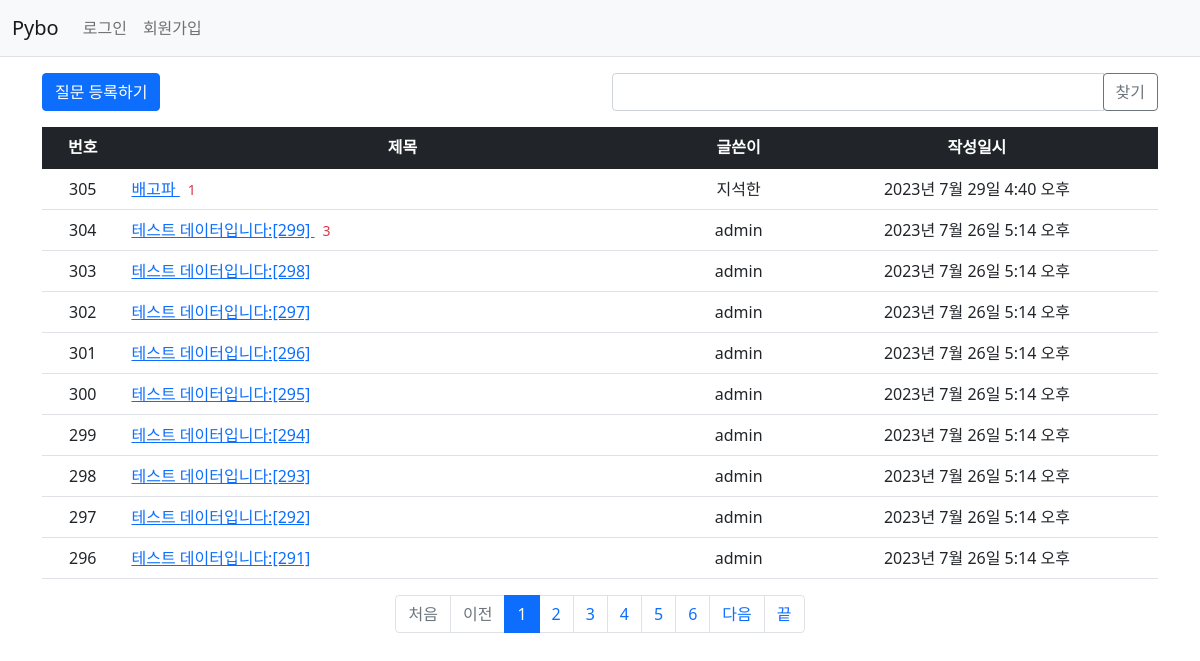
Screenshot of /pybo/ with the database file from the repository.
### pybo/models.py (models this page shows, shortened)
class Question(models.Model):
    author = models.ForeignKey(User, on_delete=models.CASCADE, related_name='author_question')
    modify_date = models.DateTimeField(null=True, blank=True)
    subject = models.CharField(max_length=200)
    content = models.TextField()
    create_date = models.DateTimeField()
    voter = models.ManyToManyField(User, related_name='voter_question')    # 추천인 추가

### pybo/views/base_views.py (the view, shortened to what this page needs)
# urls.py: path('', base_views.index, name='index'),    # '/'에 해당되는 path
def index(request):
    page = request.GET.get('page', '1')     # 페이지
    kw = request.GET.get('kw', '')  # 검색어
    question_list = Question.objects.order_by('-create_date')
    paginator = Paginator(question_list, 10)    # 페이지당 10개씩 보여주기
    page_obj = paginator.get_page(page)
    context = {'question_list': page_obj, 'page': page, 'kw': kw}
    return render(request, 'pybo/question_list.html', context)

### pybo/templatetags/pybo_filter.py (called while the page is built)
@register.filter
def sub(value, arg):
    return value - arg

### templates/pybo/question_list.html (shortened to what this page needs)
{% extends 'base.html' %} {% load pybo_filter %} {% block content %}
<div class="container my-3">
  <div class="row my-3">
    <div class="col-6">
      <a href="{% url 'pybo:question_create' %}" class="btn btn-primary"
        >질문 등록하기</a
      >
    </div>
    <div class="col-6">
      <div class="input-group">
        <input
          type="text"
          id="search_kw"
          class="form-control"
          value="{{ kw|default_if_none:'' }}"
        />
        <div class="input-group-append">
          <button
            class="btn btn-outline-secondary"
            type="button"
            id="btn_search"
          >
            찾기
          </button>
        </div>
      </div>
    </div>
  </div>
  <table class="table">
    <thread>
      <tr class="text-center table-dark">
        <th>번호</th>
        <th style="width: 50%">제목</th>
        <th>글쓴이</th>
        <th>작성일시</th>
      </tr>
    </thread>
    <tbody>
      {% if question_list %} {% for question in question_list %}
      <tr class="text-center">
        <td>
          {{ question_list.paginator.count|sub:question_list.start_index|sub:forloop.counter0|add:1 }}
        </td>
        <td class="text-start">
          <a href="{% url 'pybo:detail' question.id %}">
            {{ question.subject }}
          </a>
          {% if question.answer_set.count > 0 %}
          <span class="text-danger small mx-2"
            >{{ question.answer_set.count }}</span
          >
          {% endif %}
        </td>
        <td>{{question.author.username}}</td>
        <td>{{ question.create_date }}</td>
      </tr>
      {% endfor %} {% else %}
      <tr>
        <td colspan="4">질문이 없습니다.</td>
      </tr>
      {% endif %}
    </tbody>
  </table>
  <ul class="pagination justify-content-center">
    {% if question_list.has_previous %}
    <li class="page-item">
      <a class="page-link" href="?page=1">처음</a>
    </li>
    <li class="page-item">
      <a
        class="page-link"
        data-page="{{ question_list.previous_page_number }}"
        href="javascript:void(0)"
        >이전</a
      >
    </li>
    {% else %}
    <li class="page-item disabled">
      <a class="page-link" tabindex="-1" aria-disabled="true" href="#">처음</a>
    </li>
    <li class="page-item disabled">
      <a class="page-link" tabindex="-1" aria-disabled="true" href="#">이전</a>
    </li>
    {% endif %}
    {% for page_number in question_list.paginator.page_range %}
    {% if page_number >= question_list.number|add:-5 and page_number <= question_list.number|add:5 %}
    {% if page_number == question_list.number %}
    <li class="page-item active" aria-current="page">
      <a class="page-link" data-page="{{ page_number }}" href="?page={{ page_number }}">{{ page_number }}</a>
    </li>
    {% else %}
    <li class="page-item">
      <a
        class="page-link"
        data-page="{{ page_number }}"
        href="javascript:void(0)"
        >{{ page_number }}</a
      >
      {% endif %}
      {% endif %}
      {% endfor %}
      {% if question_list.has_next %}
    </li>
    <li class="page-item">
      <a
        class="page-link"
        data-page="{{ question_list.next_page_number }}"
        href="javascript:void(0)"
        >다음</a
      >
    </li>
    <li class="page-item">
      <a class="page-link" href="?page={{ question_list.paginator.count }}"
        >끝</a
      >
    </li>
    {% endif %}
  </ul>
</div>
{% endblock %}

### rows the page displays
Question: paginator.count|sub "305", subject "배고파", answer_set.count "1", author.username "지석한", create_date "2023년 7월 29일 4:40 오후"
Question: paginator.count|sub "304", subject "테스트 데이터입니다:[299]", answer_set.count "3", author.username "admin", create_date "2023년 7월 26일 5:14 오후"
Question: paginator.count|sub "303", subject "테스트 데이터입니다:[298]", author.username "admin", create_date "2023년 7월 26일 5:14 오후"
Question: paginator.count|sub "302", subject "테스트 데이터입니다:[297]", author.username "admin", create_date "2023년 7월 26일 5:14 오후"
Question: paginator.count|sub "301", subject "테스트 데이터입니다:[296]", author.username "admin", create_date "2023년 7월 26일 5:14 오후"
Question: paginator.count|sub "300", subject "테스트 데이터입니다:[295]", author.username "admin", create_date "2023년 7월 26일 5:14 오후"
Question: paginator.count|sub "299", subject "테스트 데이터입니다:[294]", author.username "admin", create_date "2023년 7월 26일 5:14 오후"
Question: paginator.count|sub "298", subject "테스트 데이터입니다:[293]", author.username "admin", create_date "2023년 7월 26일 5:14 오후"
Question: paginator.count|sub "297", subject "테스트 데이터입니다:[292]", author.username "admin", create_date "2023년 7월 26일 5:14 오후"
Question: paginator.count|sub "296", subject "테스트 데이터입니다:[291]", author.username "admin", create_date "2023년 7월 26일 5:14 오후"

### other values shown
{{ page_number }} "1"
{{ page_number }} "2" "3" "4" "5" "6"
